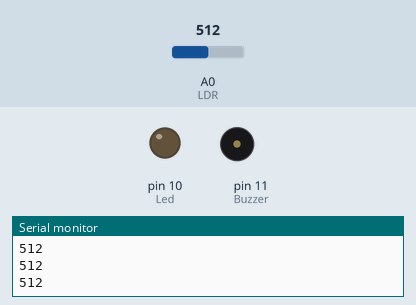
This sketch was run on a simulated Arduino Uno, built with avr-gcc and run on an emulated ATmega328P. Shown: output pins drawn as LEDs (lit = HIGH), buzzer (waves = sounding, pin HIGH), the last lines printed to the serial monitor. The test bench sets the inputs (shaded band); at power-on: A0 (LDR) = 512.

Above: at 1.2 s.
1.3 s: A0 (LDR) set to 991
2.8 s: A0 (LDR) set to 1009
At 3.9 s:
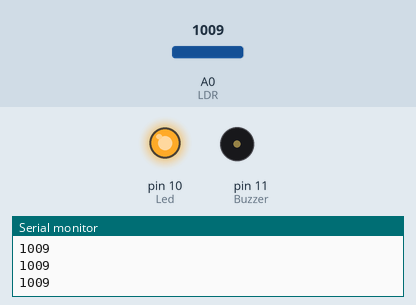
4.3 s: A0 (LDR) set to 990
At 5.0 s:
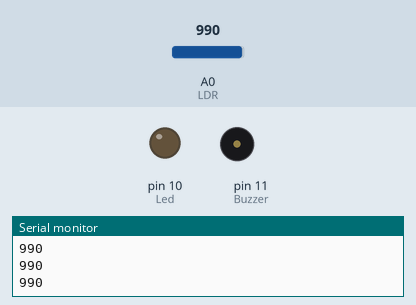
5.8 s: A0 (LDR) set to 1010
At 6.2 s:
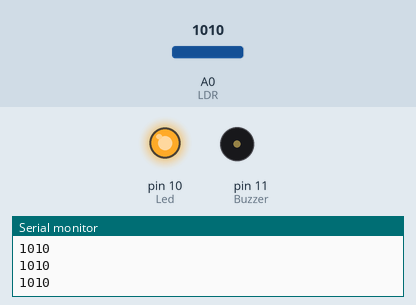
Timing chart, 0 to 8.3 s (numbered marks = the images above; inputs shaded):
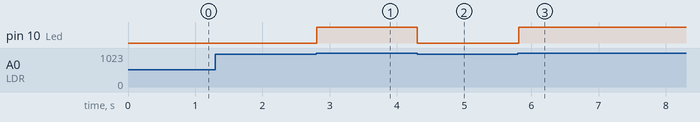

The sketch:

evin_isigini_kapatinca_ledi_yak.ino
```cpp
//etrafta herhangi bir ışık bulunmadığında 10. pine bağlı ledi yakar. ışık açıldığında ise ledi kapatır
#define LDR A0
#define Buzzer 11
#define Led 10
int deger;
void setup() {
  Serial.begin(9600);
  pinMode(Buzzer, OUTPUT);
  pinMode(Led,OUTPUT);
}

void loop() {
deger = analogRead(LDR);
Serial.println(deger);
if(deger>1000){
  digitalWrite(Led, HIGH);


}
else{digitalWrite(Led,LOW);}


}
```

Measured:
- the behaviour switches between 1000 and 1001 on A0 (LDR) (found by bisection; images 0 and 1)
- after the input at 2.8 s, pin 10 (Led): LOW → HIGH at once
- after the input at 4.3 s, pin 10 (Led): HIGH → LOW at once
- after the input at 5.8 s, pin 10 (Led): LOW → HIGH at once
